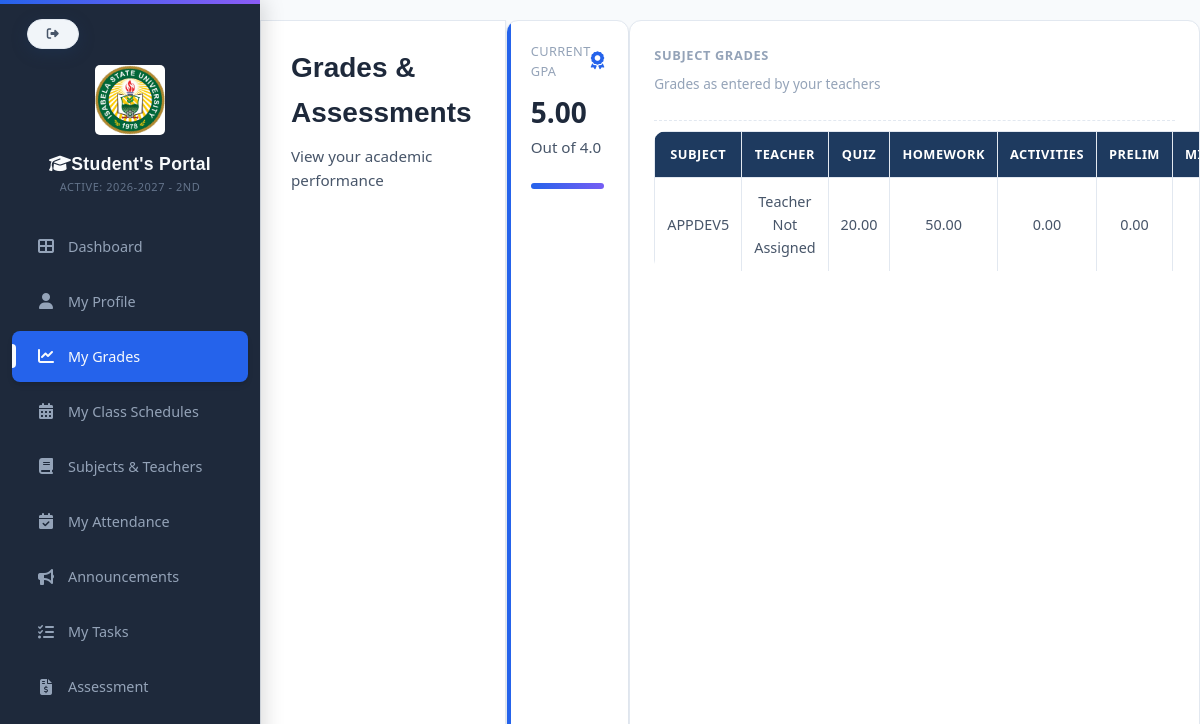
The page /studentsportal/students_grades.php (signed in) on the database its author committed.
### tables this page shows
CREATE TABLE `school_years` (
  `id` int(11) NOT NULL,
  `school_year` varchar(20) NOT NULL,
  `is_active` tinyint(1) DEFAULT 0,
  `semester` varchar(20) NOT NULL
);

CREATE TABLE `students` (
  `id` int(11) NOT NULL,
  `course_id` int(11) DEFAULT NULL,
  `student_id` varchar(50) NOT NULL,
  `profile_picture` varchar(255) DEFAULT NULL,
  `student_type` enum('New','Transferee','Continuing','Returnee','Cross-enrollee') NOT NULL,
  `last_school_attended` varchar(200) DEFAULT NULL,
  `last_school_address` varchar(200) DEFAULT NULL,
  `blood_type` varchar(5) DEFAULT NULL,
  `medical_conditions` text DEFAULT NULL,
  `allergies` text DEFAULT NULL,
  `first_name` varchar(100) NOT NULL,
  `middle_name` varchar(100) DEFAULT NULL,
  `last_name` varchar(100) NOT NULL,
  `suffix` varchar(20) DEFAULT NULL,
  `dob` date NOT NULL,
  `age` int(11) DEFAULT NULL,
  `place_of_birth` varchar(150) NOT NULL,
  `gender` enum('Male','Female') NOT NULL,
  `civil_status` enum('Single','Married','Widowed','Separated','Divorced') NOT NULL,
  `nationality` varchar(100) NOT NULL,
  `religion` varchar(100) DEFAULT NULL,
  `course` varchar(50) NOT NULL,
  `year_level` varchar(20) NOT NULL,
  `section` varchar(10) DEFAULT NULL,
  `school_year` varchar(20) NOT NULL,
  `semester` varchar(10) NOT NULL,
  `email` varchar(150) NOT NULL,
  `mobile` varchar(20) NOT NULL,
  `home_address` text NOT NULL,
  `zip_code` varchar(10) DEFAULT NULL,
  `father_name` varchar(150) DEFAULT NULL,
  `mother_name` varchar(150) DEFAULT NULL,
  `guardian_name` varchar(150) DEFAULT NULL,
  `parent_contact` varchar(20) DEFAULT NULL,
  `parent_occupation` varchar(150) DEFAULT NULL,
  `parent_employer` varchar(150) DEFAULT NULL,
  `emergency_person` varchar(150) NOT NULL,
  `emergency_number` varchar(20) NOT NULL,
  `password` varchar(255) NOT NULL,
  `created_at` timestamp NOT NULL DEFAULT current_timestamp(),
  `status` enum('Regular','Irregular','Probation','Graduated','Dropped','Transferred') NOT NULL DEFAULT 'Regular',
  `gpa` decimal(3,2) NOT NULL DEFAULT 0.00,
  `profile_image` varchar(255) DEFAULT NULL
);

### config/paths.php (called while the page is built, shortened)
<?php
function asset($path)
{
    return BASE_URL . ltrim($path, '/');
}

### config/current_school_year.php (called while the page is built, shortened)
<?php
function getActiveSchoolYear($conn) {
    $result = mysqli_query($conn, "
        SELECT school_year FROM school_years WHERE is_active = 1 LIMIT 1
    ");
    if ($row = mysqli_fetch_assoc($result)) {
        return $row['school_year'];
    }
    return null;
}
function getActiveSemester($conn) {
    $result = mysqli_query($conn, "
        SELECT semester FROM school_years WHERE is_active = 1 LIMIT 1
    ");
    if ($row = mysqli_fetch_assoc($result)) {
        return $row['semester'];
    }
    return null;
}
?>

### studentsportal/students_grades.php (the view, shortened to what this page needs)
<?php
require_once dirname(__DIR__) . '/config/paths.php';
require_once CONFIG_PATH . 'database.php';
$student_id = intval($_SESSION['student_id']);
$stmt = $conn->prepare("SELECT * FROM students WHERE id = ?");
$stmt->bind_param("i", $student_id);
$stmt->execute();
$student = $stmt->get_result()->fetch_assoc();
$gpa = $student['gpa'] ?? 0;
$course_name     = $student['course'];
$student_section = $student['section'];
$year_level      = $student['year_level'];
$stmt = $conn->prepare("SELECT id FROM courses WHERE course_name = ?");
$stmt->bind_param("s", $course_name);
$stmt->execute();
$course_row = $stmt->get_result()->fetch_assoc();
$course_id = $course_row['id'] ?? 0;
$stmt = $conn->prepare(
    "SELECT s.code AS subject_code,
            s.subject_name,
            g.quiz, g.homework, g.activities,
            g.prelim, g.midterm, g.final,
            g.lab, g.letter_grade
     FROM subjects s
     LEFT JOIN grades g
        ON g.subject_id = s.id
        AND g.student_id = ?
     WHERE s.course_id = ?
       AND s.year_level = ?
       AND s.section = ?
     ORDER BY s.subject_name ASC"
);
$stmt->bind_param("iiss", $student_id, $course_id, $year_level, $student_section);
$stmt->execute();
$subjects_result = $stmt->get_result();
?>
<!DOCTYPE html>
<html>
<head>
     <link rel="stylesheet" href="<?= asset('css/studentportal.css') ?>">
    <link rel="stylesheet" href="https://cdnjs.cloudflare.com/ajax/libs/font-awesome/6.5.0/css/all.min.css">
</head>
<body>
<?php include PROJECT_ROOT . '/studentsportal/students_sidebar.php'; ?>
<div class="main-content">
    <div class="page-header">
        <h2 class="page-title">Grades & Assessments</h2>
        <p class="page-subtitle">View your academic performance</p>
    </div>
    <div class="stats-grid">
        <div class="stat-card">
            <div class="stat-header">
                <span class="stat-label">Current GPA</span>
                <i class="fas fa-award stat-icon"></i>
            </div>
            <div class="stat-value"><?= $gpa ?></div>
            <p class="stat-meta">Out of 4.0</p>
            <div class="progress-bar">
                <div class="progress-fill" style="width:<?= ($gpa/4)*100 ?>%"></div>
            </div>
        </div>
    </div>
    <div class="card">
        <div class="card-header">
            <h3 class="card-title">Subject Grades</h3>
            <p class="card-description">Grades as entered by your teachers</p>
        </div>
        <div class="card-content">
            <table class="modern-table">
                <thead>
                    <tr>
                        <th>Subject</th>
                        <th>Teacher</th>
                        <th>Quiz</th>
                        <th>Homework</th>
                        <th>Activities</th>
                        <th>Prelim</th>
                        <th>Midterm</th>
                    </tr>
                </thead>
                <tbody>
                    <?php while($sub = $subjects_result->fetch_assoc()):
                    ?>
                    <tr>
                        <td><?= htmlspecialchars($sub['subject_name']) ?></td>
                        <td>Teacher Not Assigned</td>
                        <td><?= $sub['quiz'] ?? '-' ?></td>
                        <td><?= $sub['homework'] ?? '-' ?></td>
                        <td><?= $sub['activities'] ?? '-' ?></td>
                        <td><?= $sub['prelim'] ?? '-' ?></td>
                        <td><?= $sub['midterm'] ?? '-' ?></td>
                    </tr>
                    <?php endwhile; ?>
                </tbody>
            </table>
        </div>
    </div>
</div>
</body>
</html>

### studentsportal/students_sidebar.php (shortened to what this page needs)
<?php
require_once dirname(__DIR__) . '/config/paths.php';
$current = basename($_SERVER['PHP_SELF']);
?>
<!DOCTYPE html>
<html lang="en">
<head>
<link rel="stylesheet" href="<?php echo asset('css/studentportal.css'); ?>">
     <link rel="stylesheet" href="https://cdnjs.cloudflare.com/ajax/libs/font-awesome/6.5.0/css/all.min.css">
</head>
<body>
    <div class="sidebar" id="sidebar">
           <a href="#" class="back-arrow logout-btn" onclick="showLogoutConfirmation(event)">
        <i class="fas fa-sign-out-alt"></i>
    </a>
        <div class="sidebar-header">
<img src="<?php echo asset('images/622685015_925666030131412_6886851389087569993_n.jpg'); ?>" alt="School Logo" style="width: 70px; display: block; margin: 40px auto 15px auto;border-radius: 5px; animation: float 3s ease-in-out infinite;">
<h2 style="margin-top: 5px;"><i class="fas fa-graduation-cap"></i>Student's Portal</h2>
<p class="sidebar-sub">
    <?php
include_once PROJECT_ROOT . '/config/current_school_year.php';
    $active_year = getActiveSchoolYear($conn) ?? 'Academic Year Not Set';
    $active_sem = getActiveSemester($conn) ?? '';
    ?>
    Active: <?php echo htmlspecialchars($active_year); ?> - <?php echo htmlspecialchars($active_sem); ?>
</p>
        </div>
        <div class="menu">
           <a href="<?php echo BASE_URL; ?>studentsportal/students_dashboard.php" class="<?= $current=='students_dashboard.php'?'active':'' ?>">
        <i class="fas fa-th-large"></i> Dashboard
    </a>
            <a href="<?php echo BASE_URL; ?>studentsportal/students_profile.php" class="<?= $current=='students_profile.php'?'active':'' ?>">
        <i class="fas fa-user"></i> My Profile
    </a>
            <a href="<?php echo BASE_URL; ?>studentsportal/students_grades.php" class="<?= $current=='students_grades.php'?'active':'' ?>">
        <i class="fas fa-chart-line"></i> My Grades
    </a>
            <a href="<?php echo BASE_URL; ?>studentsportal/students_classSchedule.php" class="<?= $current=='students_classSchedule.php'?'active':'' ?>">
        <i class="fas fa-calendar-alt"></i> My Class Schedules
    </a>
            <a href="<?php echo BASE_URL; ?>studentsportal/students_subjects&teachers.php" class="<?= $current=='students_subjects_teachers.php'?'active':'' ?>">
        <i class="fas fa-book"></i> Subjects & Teachers
    </a>
            <a href="<?php echo BASE_URL; ?>studentsportal/students_attendance.php" class="<?= $current=='students_attendance.php'?'active':'' ?>">
        <i class="fas fa-calendar-check"></i> My Attendance
    </a>
            <a href="<?php echo BASE_URL; ?>studentsportal/students_announcements.php" class="<?= $current=='students_announcements.php'?'active':'' ?>">
        <i class="fas fa-bullhorn"></i> Announcements
    </a>
            <a href="<?php echo BASE_URL; ?>studentsportal/students_tasks.php" class="<?= $current=='students_tasks.php'?'active':'' ?>"><i class="fas fa-tasks"></i> My Tasks</a>
            <a href="<?php echo BASE_URL; ?>studentsportal/assessment.php" class="<?= $current=='assessment.php'?'active':'' ?>"><i class="fas fa-file-invoice-dollar"></i> Assessment</a></div>
    </div>
</body>
</html>

### rows shown on the page
school_years: school_year "2026-2027", semester "2ND"
students: gpa "5.00"

### other values the page prints
$sub['subject_name'] "APPDEV5"
$sub['quiz'] "20.00"
$sub['homework'] "50.00"
$sub['activities'] "0.00"
$sub['prelim'] "0.00"
